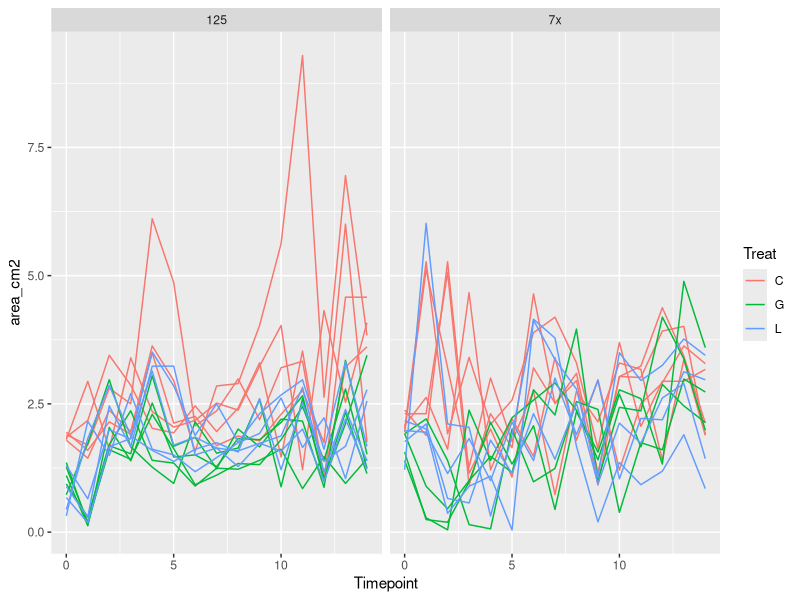
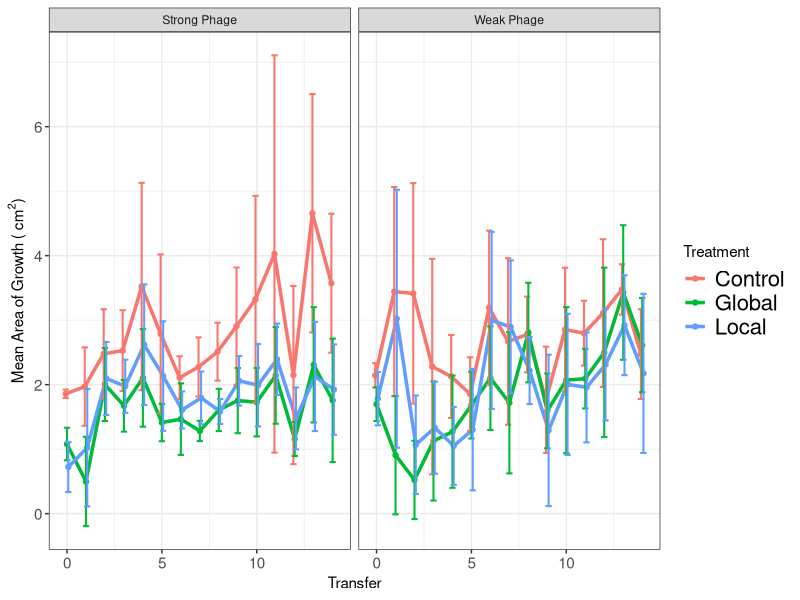
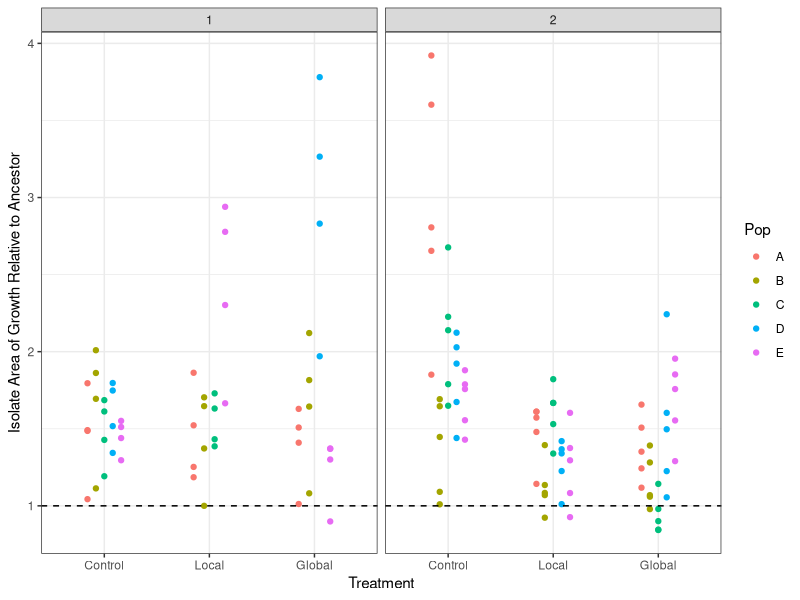
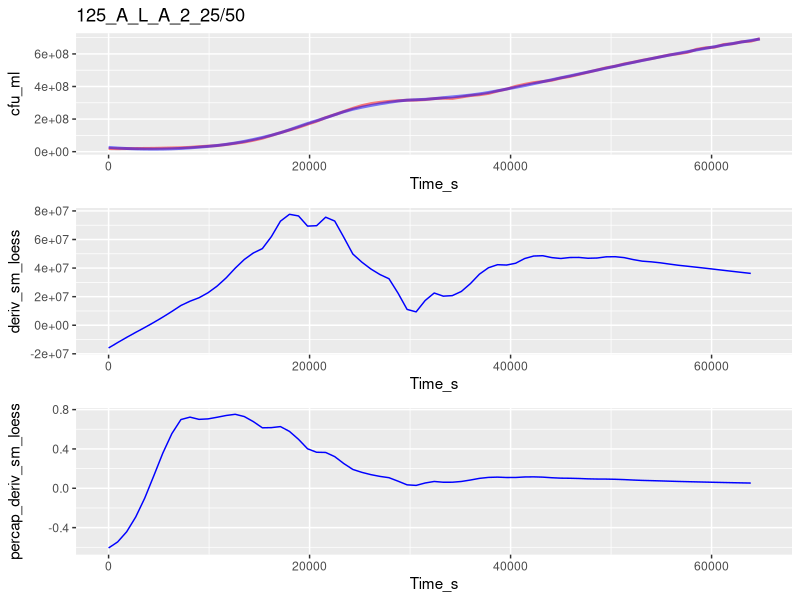
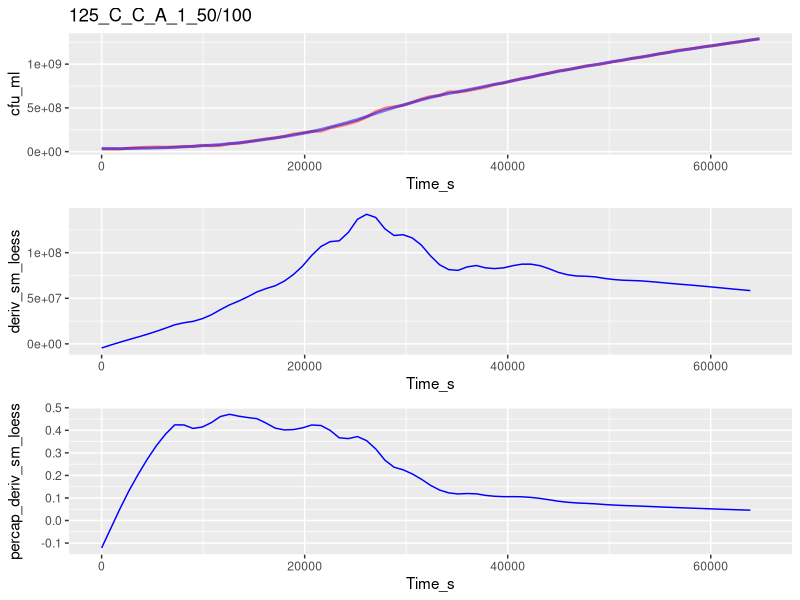
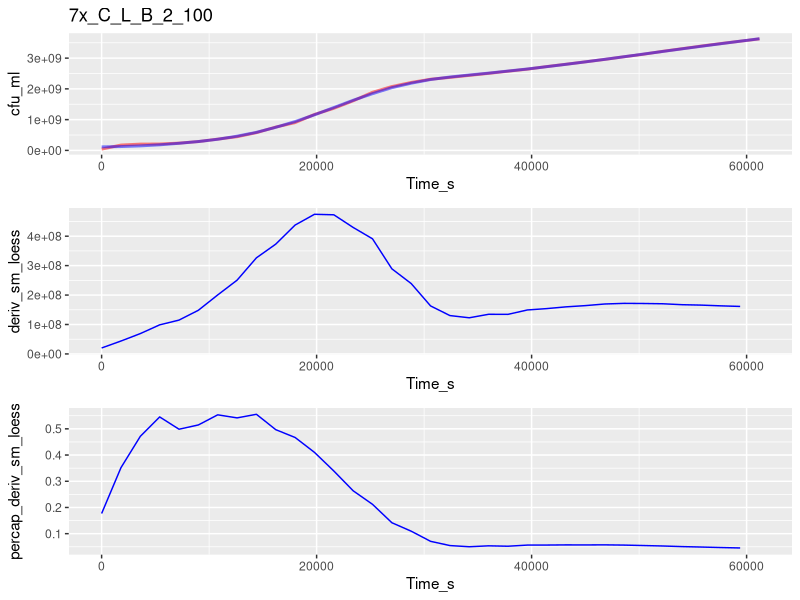
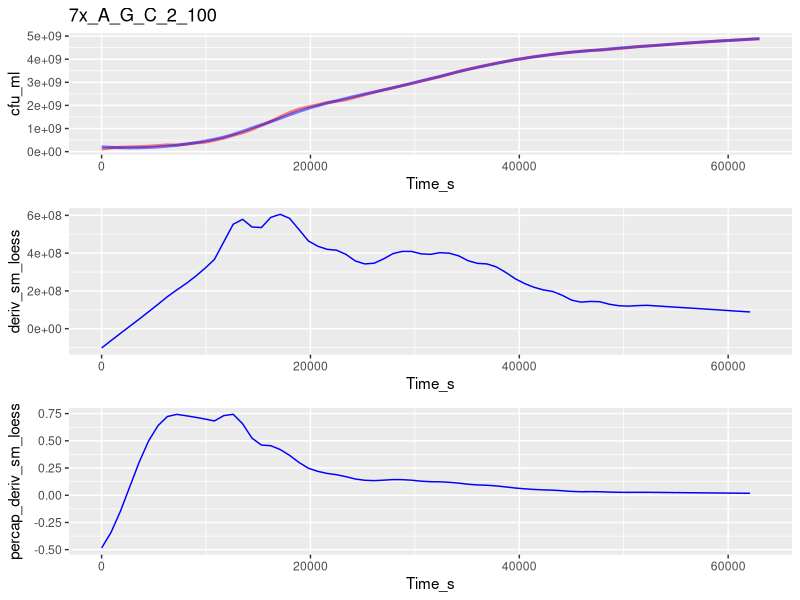
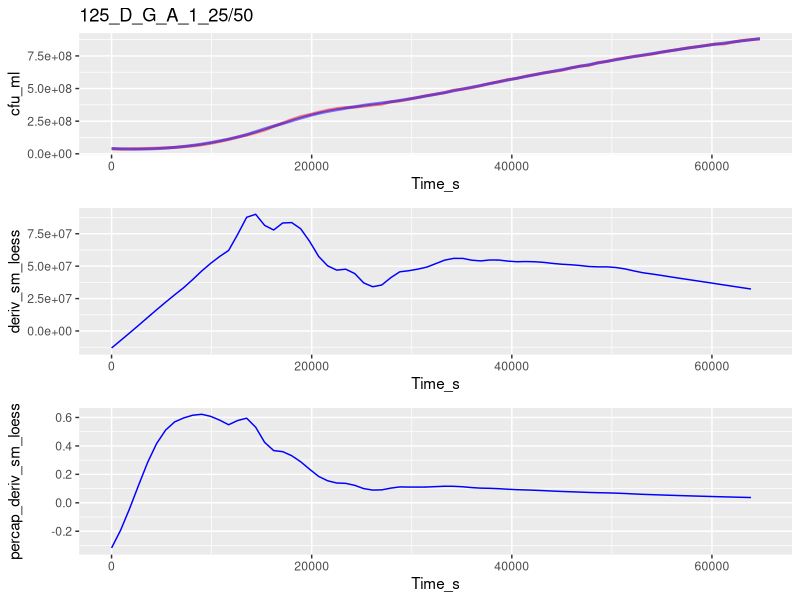

Write the R code that produced these figures, in order. (Note: this script raises an error after producing the figures.)
##TODO: 
##      migration stats
##      growth curve analysis
##      growth curve stats

library("ggplot2")
library("dplyr")

#Need to split this into 2 scripts: one to take the messy data
# (e.g. isolate information in underscore formats, etc)
#and get it cleaned up, then output those clean data
#And another to take the clean data & analyze it
#Then put the messy data in one folder and the clean data in another folder
#Along with the separate scripts
#So when it's published, can just tell people to re-run the clean data script

#need to make Rep vs Pop consistent
#redo all analysis using dplyr
#redo analysis using vectorization
#include std curve for spec in this code (it may alread be there???)
#Do a scripted analysis of how much to smoothe gc data (not manually checking)
# #to be done later:
# #define function to get means of rates
# mean_rates <- function(sub_by_list, my_data)
# analyze additional plate scans
#change resistance to be by treat then by pop
#Change growth rate for ancestor to dotted line

##Experimental evolution migration ----
exper_evol_migr <- read.csv("./Clean_Data/Experimental_evolution_growth.csv")

#Drop points after T14
exper_evol_migr <- exper_evol_migr[exper_evol_migr$Timepoint <= 14, ]

#Calculate total area
exper_evol_migr$area_cm2 <- pi*exper_evol_migr$Width_cm/2*exper_evol_migr$Height_cm/2

#Make plot with all pops shown
ggplot(data = exper_evol_migr,
       aes(x = Timepoint, y = area_cm2, group = paste(Treat, Pop),
           color = Treat)) +
  geom_line() +
  facet_grid(~Proj)

#Summarize
exper_evol_migr <- group_by(exper_evol_migr, Proj, Treat, Timepoint)
exper_evol_summ <- summarize(exper_evol_migr,
                             area_mean = mean(area_cm2),
                             area_sd = sd(area_cm2),
                             area_n = n())

#Make plot of summarized data
my_facet_labels <- c("7x" = "Weak Phage", "125" = "Strong Phage")

ggplot(data = exper_evol_summ, aes(x = Timepoint, y = area_mean,
                                   color = Treat)) +
  geom_point(position = position_dodge(0.2)) + 
  geom_line(size = 1.2, position = position_dodge(0.2)) +
  theme_bw() +
  theme(axis.text.y = element_text(size = 11), axis.text.x = element_text(size = 11),
        legend.text = element_text(size = 16)) +
  facet_grid(~Proj, labeller = labeller(Proj = my_facet_labels)) +
  geom_errorbar(aes(ymax = area_mean+area_sd, ymin = area_mean-area_sd),
                width=1, size = .7, position=position_dodge(0.2)) +
  labs(x = "Transfer", 
       y = expression(paste("Mean Area of Growth ( ", cm^2, ")"))) + 
  scale_color_hue(name = "Treatment", breaks = c("C", "G", "L"),
                  labels = c("Control", "Global", "Local"))

##Isolate migration ----
isol_migration <- read.csv("./Clean_Data/Isolate_migration.csv")

#Calculate total area
isol_migration$area_cm2 <- pi*isol_migration$Width_cm/2*isol_migration$Height_cm/2

#Calculate total area relative to same-day ancestor
ancestors <- isol_migration[isol_migration$Isol == "Anc", ]
isol_migration$relative_area <-
  isol_migration$area_cm2/ancestors$area_cm2[
    match(as.Date(isol_migration$end_timestamp),
          as.Date(ancestors$end_timestamp))]

#Plot data
my_facet_labels <- c("7x" = "Weak Phage", 
                     "125" = "Strong Phage",
                     "C" = "Control", "G" = "Global", "L" = "Local",
                     "A" = "WT")

ggplot(isol_migration[isol_migration$Isol != "Anc", ], 
       aes(x = Treat, y = relative_area, color = Pop,
           group = Pop)) +
  geom_point(position = position_dodge(0.4)) +
  facet_grid(~Proj, labeller = labeller(Proj = my_facet_labels)) +
  theme_bw() + 
  labs(y = "Isolate Area of Growth Relative to Ancestor",
       x = "Treatment") +
  geom_hline(yintercept = 1, lty = 2) +
  scale_x_discrete(limits = c("C", "L", "G"),
                   labels = c("Control", "Local", "Global")) +
  NULL

##Isolate growth curves ----


##growth curve analysis
# library("minpack.lm")
# library("tidyr")
# library("lubridate")

#Read data
gc_data <- read.csv("./Clean_Data/Isolate_growth_curves.csv",
                    header = T, stringsAsFactors = F)

#Make unique well identifiers
gc_data$uniq_well <- NA
for (i in 1:nrow(gc_data)) {
  gc_data$uniq_well[i] <- paste(gc_data[i, 1:6], collapse = "_")
}

#reorder
gc_data <- gc_data[order(gc_data$uniq_well, gc_data$Time_s), ]

calc_deriv <- function(density, percapita = FALSE,
                          subset_by = NULL, time = NULL,
                          time_normalize = NULL) {
  #Note! density values must be sorted sequentially into their unique sets already
  
  #Provided a vector of density values, this function returns (by default) the
  # difference between sequential values
  #if percapita = TRUE, the differences of density are divided by density
  #if subset_by is provided, it should be a vector (same length as density),
  # the unique values of which will separate calculations
  #if time_normalize is specified, time should be provided as a simple 
  # numeric (e.g. number of seconds) in some unit
  #Then the difference will be normalized for the time_normalize value
  #(e.g. if time is provided in seconds and the difference per hour is wanted,
  # time_normalize should = 3600)
  
  #Check inputs
  if (!is.numeric(time)) {
    stop("time is not numeric")
  }
  if (!is.null(time_normalize)) {
    if (!is.numeric(time_normalize)) {
      stop("time_normalize is not numeric")
    } else if (is.null(time)) {
      stop("time_normalize is specified, but time is not provided")
    }
  }
  
  #Calc derivative
  ans <- c(density[2:length(density)]-density[1:(length(density)-1)])
  #Percapita (if specified)
  if (percapita) {
    ans <- ans/density[1:(length(density)-1)]
  }
  #Time normalize (if specified)
  if (!is.null(time_normalize)) {
    ans <- ans/
      (c(time[2:length(time)]-time[1:(length(time)-1)])/time_normalize)
  }
  #Subset by (if specified)
  if (!is.null(subset_by)) {
    ans[subset_by[2:length(subset_by)] != subset_by[1:(length(subset_by)-1)]] <- NA
  }
  return(c(ans, NA))
}

#Smooth data
gc_data$sm_loess <- NA
for (my_well in unique(gc_data$uniq_well)) {
  my_rows <- which(gc_data$uniq_well == my_well)
  #Smooth with loess
  gc_data$sm_loess[my_rows] <- loess(cfu_ml ~ Time_s,span = 0.4,
                                             data = gc_data[my_rows, ])$fitted
}

#Calculate growth per hour from loess curve
gc_data$deriv_sm_loess <- calc_deriv(gc_data$sm_loess,
                                     subset_by = gc_data$uniq_well,
                                     time = gc_data$Time_s,
                                     time_normalize = 3600)

#Calculate per capita growth per hour from loess curve
gc_data$percap_deriv_sm_loess <- calc_deriv(gc_data$sm_loess,
                                            percapita = TRUE,
                                            subset_by = gc_data$uniq_well,
                                            time = gc_data$Time_s,
                                            time_normalize = 3600)
  

#Calculate per capita growth per hour from original curve
gc_data$percap_deriv_cfu <- calc_deriv(gc_data$cfu_ml,
                                       percapita = TRUE,
                                       subset_by = gc_data$uniq_well,
                                       time = gc_data$Time_s,
                                       time_normalize = 3600)

#View samples of original & smoothed curves
# as well as derivatives (per cap & not) of both orig and smoothed curves
for (my_well in sample(unique(gc_data$uniq_well), 5)) {
  my_rows <- which(gc_data$uniq_well == my_well)
  
  print(cowplot::plot_grid(
    ggplot(data = gc_data[my_rows, ],
           aes(x = Time_s, y = cfu_ml)) +
      geom_line(color = "red", lwd = 1, alpha = 0.5) +
      geom_line(aes(x = Time_s, y = sm_loess),
                color = "blue", lwd = 1, alpha = 0.5) +
      ggtitle(gc_data[my_rows[1], "uniq_well"]) +
      NULL,
    ggplot(data = gc_data[my_rows, ],
           aes(x = Time_s, y = deriv_sm_loess)) +
      geom_line(color = "blue") +
      NULL,
    ggplot(data = gc_data[my_rows, ],
           aes(x = Time_s, y = percap_deriv_sm_loess)) +
      geom_line(color = "blue") +
      # geom_line(aes(x = Time_s, y = percap_deriv_cfu),
      #           color = "red") +
      NULL,
    ncol = 1, align = "v"))
}

#Todo:
# find max growth rate (& density at max growth rate)
# find density at first local minima of non-percap growth rate after max growth rate
#   (pseudo carrying capacity)
# find time from some low density to peak per capita growth rate (pseudo lag time)
# find time from max growth rate to pseudo carrying capacity

find_local_extrema <- function(values, 
                               return_maxima = TRUE,
                               return_minima = TRUE,
                               width_limit = NULL,
                               height_limit = NULL) {
  #Takes a vector of values and returns a vector of the indices
  # of all local value extrema (by default, returns both maxima and minima)
  # To only return maxima or minima, change return_maxima/return_minima to FALSE

  #Either width_limit or height_limit must be provided
  #Width is how wide the window should be to look for a maxima/minima
  # Narrower width will be more sensitive to narrow local maxima/minima
  # Wider width will be less sensitive to narrow local maxima/minima
  #Height is how deep of a valley/peak the function will search from each local
  # maxima/minima to find the next local maxima/minima
  
  #This function is designed to be compatible with dplyr::group_by and summarize
  
  #Check inputs
  if (!return_maxima & !return_minima) {
    stop("Both return_maxima and return_minima are FALSE, at least one must be TRUE")
  }
  if (is.null(width_limit) & is.null(height_limit)) {
    stop("Either width_limit or height_limit must be provided")
  }
  if (!is.null(width_limit)) {
    if (width_limit%%2 == 0) {
      warning("width_limit must be odd, will use ", width_limit-1, " as width_limit")
      width_limit <- width_limit - 1
    }
  }
  if(any(is.na(values))) {
    stop("Some provided values are NA")
  }
  
  #Define sub-function to find limits of the window
  get_window_limits <- function(cnt_pos,
                                width_limit = NULL,
                                height_limit = NULL,
                                looking_for = c("minima", "maxima"),
                                values = NULL) {
    #Check inputs
    if (length(looking_for) > 1) {stop("looking_for must be specified")}
    if (!is.null(height_limit) & is.null(values)) {
      stop("height_limit is specified, but no values are provided")
    }
    if (is.null(width_limit) & is.null(height_limit)) {
      stop("Either width_limit or height_limit must be provided")
    }
    
    #Define window limits
    window_start <- c(NA, NA)
    if (!is.null(width_limit)) {
      window_start[1] <- max(c(1, cnt_pos-floor(width_limit/2)))
    }
    if (!is.null(height_limit)) {
      if (looking_for == "maxima") {
        window_start[2] <- max(c(1,
                                 which(values <= (values[cnt_pos] - height_limit) &
                                       1:length(values) < cnt_pos)))
      } else if (looking_for == "minima") {
        window_start[2] <- max(c(1,
                                 which(values >= (values[cnt_pos] - height_limit) &
                                       1:length(values) < cnt_pos)))
      }
    }
    window_end <- c(NA, NA)
    if (!is.null(width_limit)) {
      window_end[1] <- min(c(length(values), cnt_pos+floor(width_limit/2)))
    }
    if (!is.null(height_limit)) {
      if (looking_for == "maxima") {
        window_end[2] <- min(c(length(values),
                               which(values <= (values[cnt_pos] - height_limit) &
                                     1:length(values) > cnt_pos)))
      } else if (looking_for == "minima") {
        window_end[2] <- min(c(length(values),
                               which(values <= (values[cnt_pos] - height_limit) &
                                     1:length(values) > cnt_pos)))
      }
    }
    return(c(max(window_start, na.rm = T), min(window_end, na.rm = T)))
  }
  
  find_next_extrema <- function(cnt_pos, values,
                        width_limit = NULL,
                        height_limit = NULL,
                        looking_for = c("minima", "maxima")) {
    if (cnt_pos == length(values)) {best_pos <- cnt_pos-1
    } else {best_pos <- cnt_pos+1}
    
    #Save the starting position so we never go backwards
    start_pos <- cnt_pos
    
    ##Looking for next maxima
    if(looking_for == "maxima") {
      while (cnt_pos != best_pos) {
        #Move the previous best pointer to current pointer location
        best_pos <- cnt_pos
        #Get next window limits
        window_lims <- get_window_limits(cnt_pos = cnt_pos,
                                         width_limit = width_limit,
                                         height_limit = height_limit,
                                         looking_for = "maxima",
                                         values = values)
        #Make sure we're not going backwards
        window_lims <- c(max(start_pos, window_lims[1]),
                         max(start_pos, window_lims[2]))
        #Then move current pointer to highest point within window
        # (making sure not to check non-integer indices, or indices below 1 or
        #  higher than the length of the vector)
        cnt_pos <- window_lims[1]-1+which.max(values[window_lims[1]:window_lims[2]])
      }
    ##Looking for next minima
    } else if (looking_for == "minima") {
      while (cnt_pos != best_pos) {
        #Move the previous best pointer to current pointer location
        best_pos <- cnt_pos
        #Get next window limits
        window_lims <- get_window_limits(cnt_pos = cnt_pos,
                                         width_limit = width_limit,
                                         height_limit = height_limit,
                                         looking_for = "minima",
                                         values = values)
        #Make sure we're not going backwards
        window_lims <- c(max(start_pos, window_lims[1]),
                         max(start_pos, window_lims[2]))
        #Then move current pointer to lowest point within window
        # (making sure not to check non-integer indices, or indices below 1 or
        #  higher than the length of the vector)
        cnt_pos <- window_lims[1]-1+which.min(values[window_lims[1]:window_lims[2]])
      }
    }
    return(best_pos)
  }
  
  cnt_pos <- 1
  ##Find first maxima
  maxima_list <- c(find_next_extrema(cnt_pos, values,
                                     width_limit = width_limit,
                                     height_limit = height_limit,
                                     looking_for = "maxima"))
  ##Find first minima
  minima_list <- c(find_next_extrema(cnt_pos, values,
                                     width_limit = width_limit,
                                     height_limit = height_limit,
                                     looking_for = "minima"))
  
  ##Check for next extrema until we no longer find new ones
  while (TRUE) {
    #Since maxima & minima must alternate, always start with furthest one 
    # we've found so far
    cnt_pos <- max(c(minima_list, maxima_list))
    #we're looking for a maxima next
    if (cnt_pos %in% minima_list) {
      maxima_list <- c(maxima_list,
                       find_next_extrema(cnt_pos, values,
                                         width_limit = width_limit,
                                         height_limit = height_limit,
                                         looking_for = "maxima"))
      #we're looking for a minima next
    } else if (cnt_pos %in% maxima_list) {
      minima_list <- c(minima_list,
                       find_next_extrema(cnt_pos, values,
                                         width_limit = width_limit,
                                         height_limit = height_limit,
                                         looking_for = "minima"))
    }
    
    #if we're finding repeats, then we've hit them all
    if (any(duplicated(c(minima_list, maxima_list)))) {break}
  }
  
  #Combine maxima & minima values & remove duplicates
  output <- c()
  if (return_maxima) {output <- c(output, maxima_list)}
  if (return_minima) {output <- c(output, minima_list)}
  #If first or last value are present, remove
  if (1 %in% output) {output <- output[-which(output == 1)]}
  if (length(values) %in% output) {
    output <- output[-which(output == length(values))]}
  #Remove duplicates
  output <- unique(output)
  #Order
  output <- output[order(output)]
  
  return(output)
}
                               
  
  analyze_curves <- function(od_data, time_data, bandwidth = 10, return) {
    #Takes vectors of the od_data and time_data
    #Bandwidth is how wide the window should be to look for a peak
    #Narrower bandwidth will get you an earlier local maxima
    #Wider bandwidth will get you a later more-global maxima
    #Designed to be run w/ group_by
    prev_max_pos <- 0
    cnt_max_pos <- bandwidth
    while (cnt_max_pos != prev_max_pos) {
      prev_max_pos <- cnt_max_pos
      search_start <- pmax(cnt_max_pos-bandwidth, 1) #start of the search window
      search_end <- pmin(search_start + 2*bandwidth, length(od_data)) #end of the search window
      cnt_max_pos <- which.max(od_data[search_start:search_end]) + search_start - 1
    }
    if (return == "max") {return(od_data[cnt_max_pos])
    } else if (return == "maxtime") {return(time_data[cnt_max_pos])}
  }


#Plot curves & peaks
view_peaks <- function(time_data, dens_data, well_contents, plt_point = TRUE,
                       peak_time = NULL, peak_dens = NULL, peak_well_contents,
                       numplots = 9, lwd = 1) {
  #Inputs:  time_data - vector of time values
  #         dens_data - vector of density values, matched with time_data
  #         well_contents - vector of well contents, matched with time_data
  #         peak_time - vector of peaks' time values
  #         peak_dens - vector of peaks' density values, matched with peak_time
  #         peak_well_contents - vectore of peaks' well contents, matched with peak_time
  require(ggplot2)
  for (start_group in seq(from = 1, to = length(unique(well_contents)),
                          by = numplots)) {
    my_wells <- unique(well_contents)[start_group:(start_group+numplots-1)]
    myplot <- ggplot(data = data.frame(
      "dens" = dens_data[well_contents %in% my_wells],
      "time" = time_data[well_contents %in% my_wells],
      "contents" = well_contents[well_contents %in% my_wells]),
      aes(x = time, y = dens)) +
      geom_line(lwd = lwd) +
      facet_wrap(~contents)
    if (plt_point) {
      myplot <- myplot + 
        geom_point(data = data.frame(
          "dens" = peak_dens[peak_well_contents %in% my_wells],
          "time" = peak_time[peak_well_contents %in% my_wells],
          "contents" = peak_well_contents[peak_well_contents %in% my_wells]),
          aes(x = time, y = dens),
          size = 3, pch = 13)
    }
    print(myplot)
  }
}

view_peaks(tidymerge$Timepoint, tidymerge$OD, tidymerge$Well,
           peak_time = outmerge$maxtime, peak_dens = outmerge$max, 
           peak_well_contents = outmerge$Well)

#Group data by indiv growth curves
grp_data1 <- dplyr::group_by(tidycurves[!is.na(tidycurves$smoothed), ], 
                             Well)

#Get OD peak height & time for each growth curve
out_data1 <- dplyr::summarize(grp_data1, 
                              max = analyze_curves(smoothed, Timepoint, 
                                                   bandwidth = 9, return = "max"),
                              maxtime = analyze_curves(smoothed, Timepoint, 
                                                       bandwidth = 9, 
                                                       return = "maxtime"))



#extract maximum percap growth rates for each uniq well
#using non-overlapping averaged smoothing
gc_sm$Time <- as.character(gc_sm$Time)
gc_mpptir <- group_by(gc_sm, Media, Proj, Pop, Treat, Isol, Rep_Well)
gc_mpptir <- summarize(gc_mpptir, max_pcgr = max(pcgr, na.rm = T))
gc_mppti <- group_by(gc_mpptir, Media, Proj, Pop, Treat, Isol)
gc_mppti <- summarize(gc_mppti, gr_max_avg = mean(max_pcgr),
                      dt_min_sd = sd(max_pcgr))
gc_mppt <- group_by(gc_mppti, Media, Proj, Pop, Treat)
gc_mppt <- summarize(gc_mppt, avg_isols = mean(gr_max_avg),
                     sd_isols = sd(gr_max_avg))

#Making percap growth rate plots
my_facet_labels <- c("100" = "Rich Environment", 
                     "50" = "Adapted Environment",
                     "C" = "Control", "G" = "Global", "L" = "Local",
                     "A" = "WT", "1" = "Weak Phage", "2" = "Strong Phage")

#plot of all isols
gc_mppti$Media <- factor(gc_mppti$Media, levels = c(50, 100))
ggplot(gc_mppti, aes(x = Treat, y = gr_max_avg)) + 
  geom_jitter(width = 0.1, height = 0, size = 2) + 
  facet_grid(Media ~ Pop, labeller = labeller(Media = my_facet_labels)) +
  labs(x = "Treatment", y = "Per Capita Growth Rate (/hour)") +
  theme(axis.text.x = element_text(size = 11), 
        axis.text.y = element_text(size = 11)) +
  theme_bw()

#plot of all pops
gc_mppt$Media <- factor(gc_mppt$Media, levels = c(50, 100))

#For local viewing
ggplot(gc_mppt, aes(x = Treat, y = avg_isols), 
       labeller = labeller(Treat = my_facet_labels)) + 
  geom_point(pch = 1, size = 3) +
  facet_grid(Proj~Media, 
             labeller = labeller(Media = my_facet_labels, Proj = my_facet_labels)) + 
  labs(x = "Treatment", y = "Maximum Per Capita Growth Rate (/hour)") + theme_bw() + 
  scale_x_discrete(labels = c("Ancestor", "Control", "Global", "Local"))

#For poster
png(filename = "growth_rate_pops.png", width = 10, height = 7,
    units = "in", res = 300)
ggplot(gc_mppt, aes(x = Treat, y = avg_isols), 
       labeller = labeller(Treat = my_facet_labels)) + 
  geom_jitter(width = 0.075, height = 0, pch = 16, size = 6) +
  facet_grid(Proj~Media, 
             labeller = labeller(Media = my_facet_labels, Proj = my_facet_labels)) + 
  labs(x = "Treatment", y = "Maximum Per Capita Growth Rate (/hr)") + theme_bw() + 
  scale_x_discrete(labels = c("Ancestor", "Control", "Global", "Local")) +
  theme(axis.title = element_text(size = 20), axis.text = element_text(size = 16),
        strip.text = element_text(size = 20))
dev.off()


## Isolate resistance ----
resis_data <- read.csv("./Clean_Data/Isolate_resistance.csv",
                       stringsAsFactors = F)

#calculate EOP for ea isol
resis_data$EOP <- NA
resis_data$bd <- F
#First Handle below-detection points
my_rows <- which(resis_data$PFU == 0)
resis_data$pfu_ml[my_rows] <- 1*resis_data$dilution[my_rows]
resis_data$bd[my_rows] <- T
#Then calculate all EOPs
for (i in 1:nrow(resis_data)) {
  my_sub <- subset(resis_data, resis_data$Date == resis_data$Date[i])
  resis_data$EOP[i] <- resis_data$pfu_ml[i]/
    mean(my_sub[my_sub$Treat == "Anc",]$pfu_ml)
}

#Add flag for old vs new approach
resis_data$approach <- NA
resis_data$approach[1:70] <- "old"
resis_data$approach[71:nrow(resis_data)] <- "new"

ggplot(resis_data[resis_data$Treat != "Anc", ], 
       aes(x = Treat, y = EOP, color = Pop,
           shape = bd, group = Pop)) +
  facet_grid(Proj~approach) +
  geom_point(position = position_dodge(width = 0.5),
             alpha = 0.7) +
  scale_y_continuous(trans = "log10") +
  theme_bw()

# #For local viewing
# ggplot(resis_data[resis_data$Treat != "A", ], aes(x = Treat, y = 1-EOP)) +
#   scale_x_discrete(name = "Treatment") +
#   ylab("Resistance to Phage") +
#   facet_grid(Proj~Pop, labeller = labeller(Proj = my_facet_labels)) +
#   geom_dotplot(binaxis = "y", stackdir = "center", binwidth = 0.01, 
#                dotsize = 3) +
#   # geom_jitter(width = 0.2, height = 0, size = 2) +
#   theme_bw() + ggtitle("Population") +
#   theme(plot.title = element_text(size = 12, hjust = 0.5), 
#         axis.title = element_text(size = 12),
#         axis.text.x = element_text(color = "black", size = 12)) +
#   geom_hline(yintercept = 0, linetype = "dotted", size = 1.5)
# 
# #For poster
# png("resis_isols.png", width = 14, height = 9, units = "in", res = 300)
# ggplot(resis_data[resis_data$Treat != "A", ], aes(x = Treat, y = 1-EOP)) +
#   scale_x_discrete(name = "Treatment") +
#   ylab("Resistance to Phage") +
#   facet_grid(Proj~Pop, labeller = labeller(Proj = my_facet_labels)) +
#   geom_dotplot(binaxis = "y", stackdir = "center", binwidth = 0.02, 
#                dotsize = 2) +
#   theme_bw() + ggtitle("Population") +
#   theme(plot.title = element_text(size = 24, hjust = 0.5), 
#         axis.title = element_text(size = 24),
#         axis.text = element_text(color = "black", size = 20),
#         strip.text = element_text(size = 24)) +
#   geom_hline(yintercept = 0, linetype = "dotted", size = 1.5)
# dev.off()
# 
# #resistance vs growth
# gc_resis_data <- merge(resis_data, gc_mppti)
# gc_resis_mppt <- group_by(gc_resis_data, Media, Proj, Pop, Treat)
# gc_resis_mppt <- summarize(gc_resis_mppt, avg_eop = mean(EOP),
#                            avg_gr = mean(gr_max_avg))
# 
# #Make plot of all isolates
# ggplot(gc_resis_data, aes(x = 1-EOP, y = gr_max_avg)) +
#   geom_point() + 
#   facet_grid(Media~., labeller = labeller(Media = my_facet_labels)) +
#   geom_smooth(method = "lm") +
#   labs(x = "Resistance", y = "Per Capita Growth Rate (/hour)")
# 
# summary(lm(gr_max_avg~Media*EOP, data = gc_resis_data))
# 
# #Make plot of all pops
# #For local viewing
# ggplot(gc_resis_mppt, aes(x = 1-avg_eop, y = avg_gr)) +
#   geom_point(size = 2, aes(pch = Treat)) + 
#   scale_shape_manual(values = c(3, 15, 16, 17), name = "Treatment",
#                      breaks = c("A", "C", "G", "L"),
#                      labels = c("WT", "Control", "Global", "Local")) +
#   facet_grid(Media~Proj, labeller = labeller(Media = my_facet_labels,
#                                              Proj = my_facet_labels)) +
#   geom_smooth(method = "lm") +
#   labs(x = "Resistance", y = "Average Per Capita Growth Rate (/hour)") +
#   theme_bw()
# 
# #For poster
# png("resis_gc_tradeoff.png", width = 10, height = 7, units = "in",
#     res = 300)
# ggplot(gc_resis_mppt, aes(x = 1-avg_eop, y = avg_gr)) +
#   geom_point(size = 4, aes(pch = Treat)) + 
#   scale_shape_manual(values = c(3, 15, 16, 17), name = "Treatment",
#                      breaks = c("A", "C", "G", "L"),
#                      labels = c("WT", "Control", "Global", "Local")) +
#   facet_grid(Proj~Media, labeller = labeller(Media = my_facet_labels,
#                                              Proj = my_facet_labels)) +
#   geom_smooth(method = "lm", se = F) +
#   labs(x = "Resistance", y = "Average Maximum Per Capita Growth Rate (/hr)") +
#   theme_bw() +
#   theme(axis.text = element_text(size = 16),
#         strip.text = element_text(size = 20),
#         axis.title = element_text(size = 20),
#         legend.title = element_text(size = 20),
#         legend.text = element_text(size = 16))
# dev.off()
# 
# summary(lm(avg_gr~avg_eop*Media, data = gc_resis_mppt))
# 


## Isolate PCA ----
